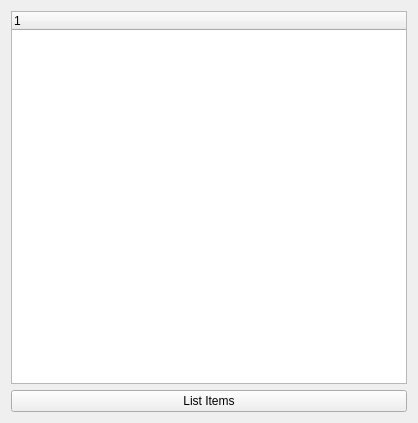
<?xml version="1.0" encoding="UTF-8"?>
<ui version="4.0">
 <class>Widget</class>
 <widget class="QWidget" name="Widget">
  <property name="geometry">
   <rect>
    <x>0</x>
    <y>0</y>
    <width>418</width>
    <height>423</height>
   </rect>
  </property>
  <property name="windowTitle">
   <string>Widget</string>
  </property>
  <layout class="QVBoxLayout" name="verticalLayout">
   <item>
    <widget class="QTreeWidget" name="treeWidget">
     <column>
      <property name="text">
       <string notr="true">1</string>
      </property>
     </column>
    </widget>
   </item>
   <item>
    <widget class="QPushButton" name="listItemButton">
     <property name="text">
      <string>List Items</string>
     </property>
    </widget>
   </item>
  </layout>
 </widget>
 <resources/>
 <connections/>
</ui>
